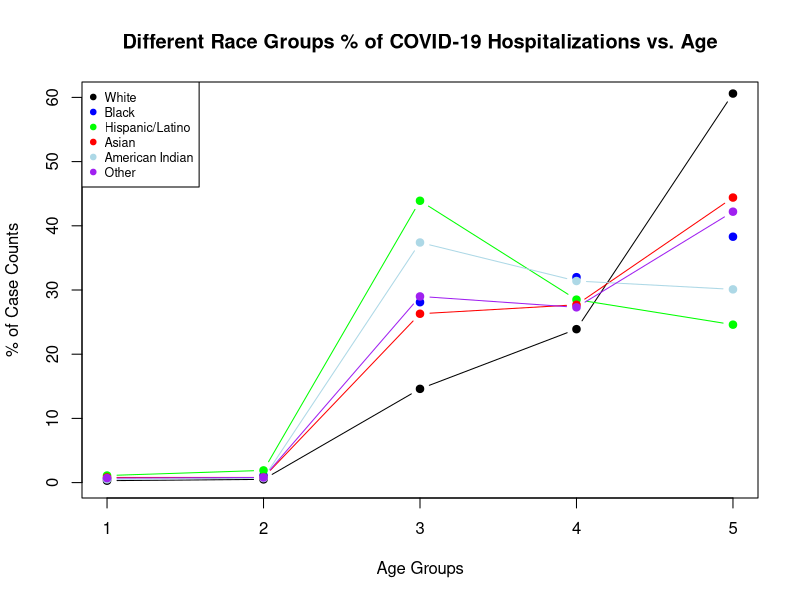
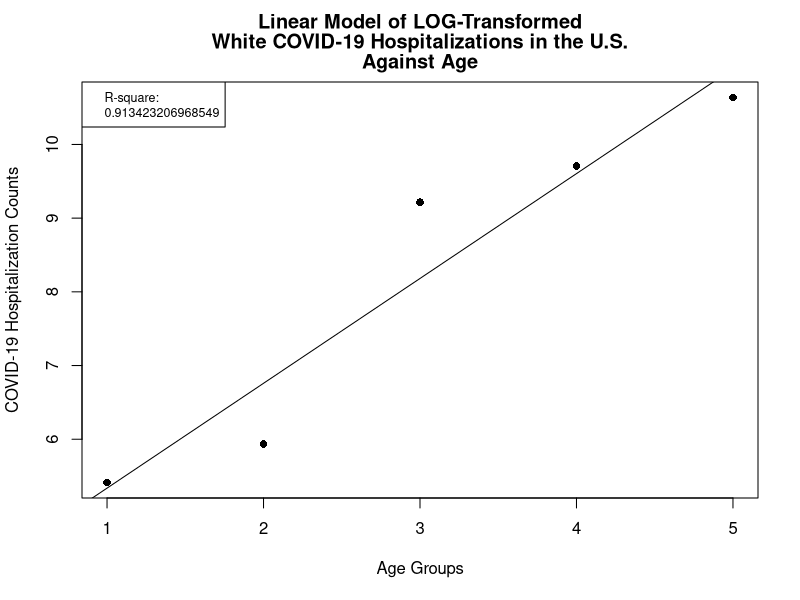
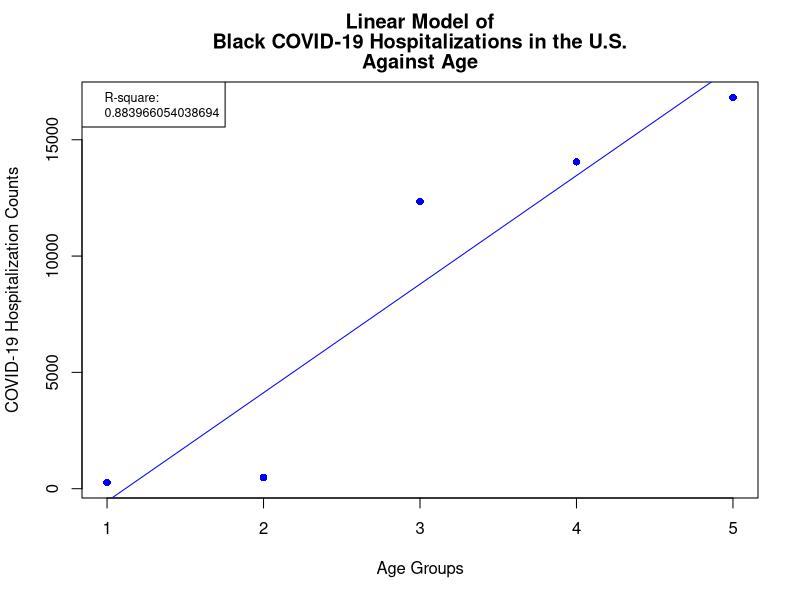
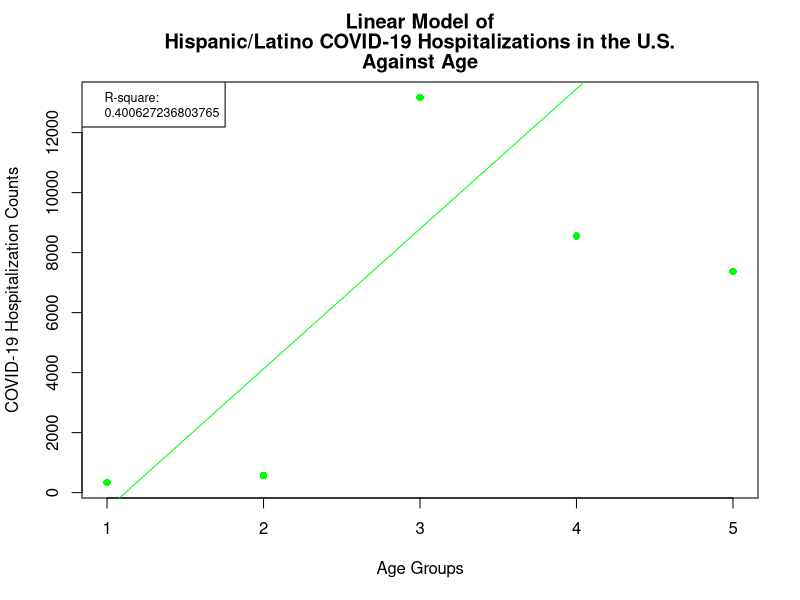
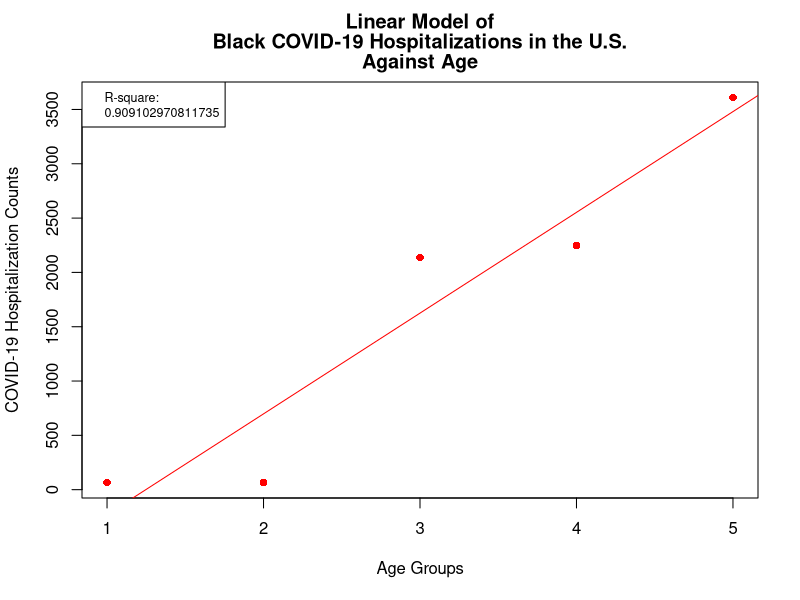
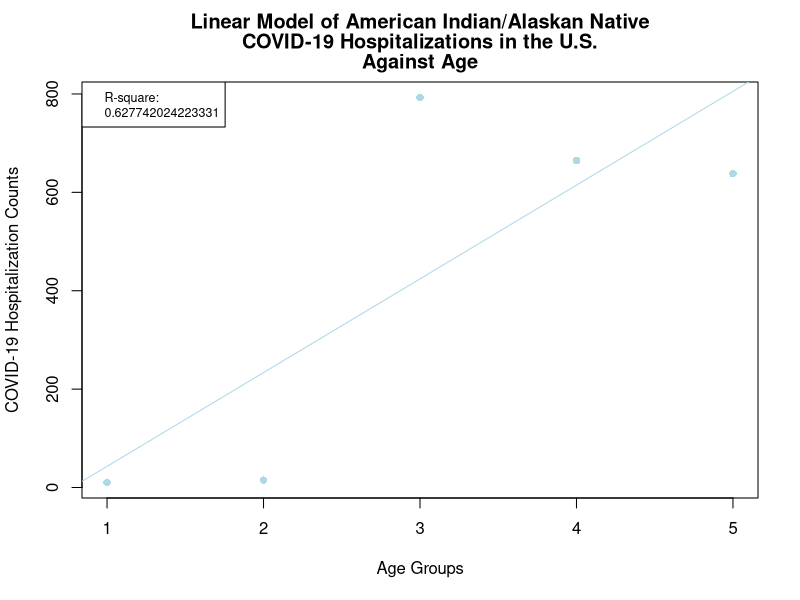
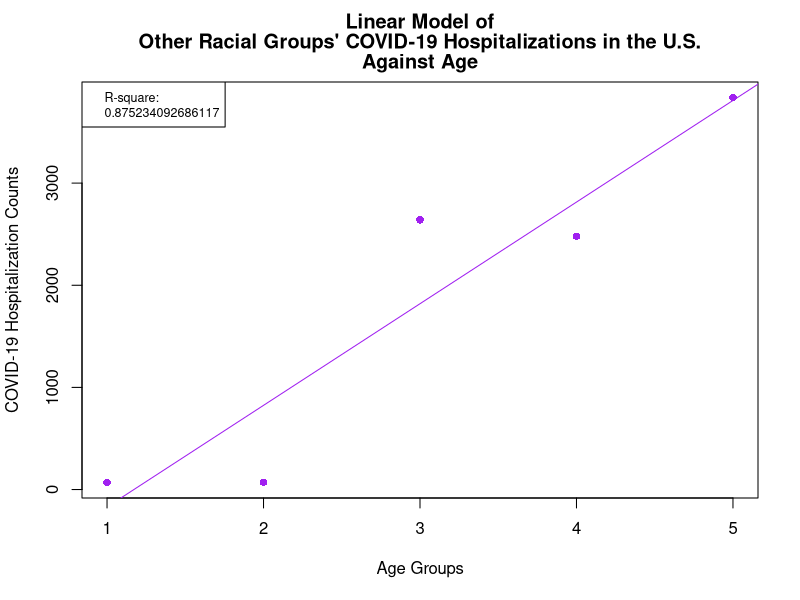

Reproduce these figures in R, in order.
## ---- chunk 1
knitr::opts_chunk$set(echo = TRUE)
## ---- chunk 2
covid_race = read.table("COVID19Phase5Data/Characteristics_race2.csv", sep = ",", header = TRUE)
covid_byage_race = split(covid_race, covid_race$Primary.Strata.Name)
covid_white = covid_byage_race$White
covid_black = covid_byage_race$Black
covid_hisplat = covid_byage_race$`Hispanic/Latino`
covid_aapi = covid_byage_race$`Asian/Pacific Islander`
covid_amIn = covid_byage_race$`American Indian/Alaska Native`
covid_other = covid_byage_race$Other
## ---- chunk 3
plot(covid_white$Age.Group, (covid_white$Percent), type = "b", xlab = "Age Groups", ylab = "% of Case Counts", ylim = c(0,60), pch = 19, main = "Different Race Groups % of COVID-19 Hospitalizations vs. Age")
points(covid_black$Age.Group, (covid_black$Percent), col = "blue", pch = 19)
points(covid_hisplat$Age.Group, (covid_hisplat$Percent), col = "green", type = "b", pch = 19)
points(covid_aapi$Age.Group, (covid_aapi$Percent), col = "red", type = "b", pch = 19)
points(covid_amIn$Age.Group, (covid_amIn$Percent), col = "lightblue", type = "b", pch = 19)
points(covid_other$Age.Group, (covid_other$Percent), col = "purple", type = "b", pch = 19)
legend("topleft", legend = c("White", "Black", "Hispanic/Latino", "Asian", "American Indian", "Other"), col = c("black", "blue", "green", "red", "lightblue", "purple"), cex = 0.75, pch = 19)

## ---- chunk 4
groups_agerace = c(rep("White",5), rep("Black", 5), rep("HispLat", 5), rep("Asian", 5), rep("AmIn", 5), rep("Other", 5))
counts_agerace = covid_race$count.pop
b = bartlett.test(counts_agerace, groups_agerace)
b_pval_agerace = b$p.value
s = shapiro.test(counts_agerace)
s_pval_agerace = s$p.value
## ---- chunk 5
covid_counts = list(covid_white$count.pop, covid_black$count.pop, covid_hisplat$count.pop, covid_aapi$count.pop, covid_amIn$count.pop, covid_other$count.pop)
covid_race_kw = kruskal.test(covid_counts)
covid_race_kw_ts = covid_race_kw$statistic
covid_race_kw_pval = covid_race_kw$p.value
covid_race_critval = qchisq(0.95, 5)
## ---- chunk 6
w_shap = shapiro.test(covid_white$Count)$p.value
b_shap = shapiro.test(covid_black$Count)$p.value
h_shap = shapiro.test(covid_hisplat$Count)$p.value
asn_shap = shapiro.test(covid_aapi$Count)$p.value
ami_shap = shapiro.test(covid_amIn$Count)$p.value
o_shap = shapiro.test(covid_other$Count)$p.value
## ---- chunk 7
lm_crit = qf(0.95,1,4)

covid_white_Lm = lm(log(covid_white$Count)~covid_white$Age.Group, data = covid_white)
w = summary(covid_white_Lm)
w_pval_lm = anova(covid_white_Lm)$"Pr(>F"[1]
w_lm_fstat = w$fstatistic[1]
w_rsq_lm = w$r.squared[1]

covid_black_Lm = lm(covid_black$Count~covid_black$Age.Group, data = covid_black)
b = summary(covid_black_Lm)
b_pval_lm = anova(covid_black_Lm)$"Pr(>F"[1]
b_lm_fstat = b$fstatistic[1]
b_rsq_lm = b$r.squared[1]

covid_hisplat_Lm = lm(covid_hisplat$Count~covid_hisplat$Age.Group, data = covid_hisplat)
h = summary(covid_hisplat_Lm)
h_pval_lm = anova(covid_hisplat_Lm)$"Pr(>F"[1]
h_lm_fstat = h$fstatistic[1]
h_rsq_lm = h$r.squared[1]

covid_aapi_Lm = lm(covid_aapi$Count~covid_aapi$Age.Group, data = covid_aapi)
asn = summary(covid_aapi_Lm)
asn_pval_lm = anova(covid_aapi_Lm)$"Pr(>F"[1]
asn_lm_fstat = asn$fstatistic[1]
asn_rsq_lm = asn$r.squared[1]

covid_amIn_Lm = lm(covid_amIn$Count~covid_amIn$Age.Group, data = covid_amIn)
ami = summary(covid_amIn_Lm)
ami_pval_lm = anova(covid_amIn_Lm)$"Pr(>F"[1]
ami_lm_fstat = ami$fstatistic[1]
ami_rsq_lm = ami$r.squared[1]

covid_other_Lm = lm(covid_other$Count~covid_other$Age.Group, data = covid_other)
o = summary(covid_other_Lm)
o_pval_lm = anova(covid_other_Lm)$"Pr(>F"[1]
o_lm_fstat = o$fstatistic[1]
o_rsq_lm = o$r.squared[1]
## ---- chunk 8
plot(covid_white$Age.Group, log(covid_white$Count), xlab = "Age Groups", ylab = "COVID-19 Hospitalization Counts", main = c("Linear Model of LOG-Transformed", "White COVID-19 Hospitalizations in the U.S.", "Against Age"), pch=16)
abline(coef = coef(covid_white_Lm))
legend("topleft", legend = c("R-square:", w_rsq_lm), cex = 0.75)
## ---- chunk 9
plot(covid_black$Age.Group, covid_black$Count, xlab = "Age Groups", ylab = "COVID-19 Hospitalization Counts", main = c("Linear Model of", "Black COVID-19 Hospitalizations in the U.S.", "Against Age"), pch=16, col = "blue")
abline(coef = coef(covid_black_Lm), col = "blue")
legend("topleft", legend = c("R-square:", b_rsq_lm), cex = 0.75)
## ---- chunk 10
plot(covid_hisplat$Age.Group, covid_hisplat$Count, xlab = "Age Groups", ylab = "COVID-19 Hospitalization Counts", main = c("Linear Model of", "Hispanic/Latino COVID-19 Hospitalizations in the U.S.", "Against Age"), pch=16, col = "green")
abline(coef = coef(covid_black_Lm), col = "green")
legend("topleft", legend = c("R-square:", h_rsq_lm), cex = 0.75)
## ---- chunk 11
plot(covid_aapi$Age.Group, covid_aapi$Count, xlab = "Age Groups", ylab = "COVID-19 Hospitalization Counts", main = c("Linear Model of", "Black COVID-19 Hospitalizations in the U.S.", "Against Age"), pch=16, col = "red")
abline(coef = coef(covid_aapi_Lm), col = "red")
legend("topleft", legend = c("R-square:", asn_rsq_lm), cex = 0.75)
## ---- chunk 12
plot(covid_amIn$Age.Group, covid_amIn$Count, xlab = "Age Groups", ylab = "COVID-19 Hospitalization Counts", main = c("Linear Model of American Indian/Alaskan Native", "COVID-19 Hospitalizations in the U.S.", "Against Age"), pch=16, col = "lightblue")
abline(coef = coef(covid_amIn_Lm), col = "lightblue")
legend("topleft", legend = c("R-square:", ami_rsq_lm), cex = 0.75)
## ---- chunk 13
plot(covid_other$Age.Group, covid_other$Count, xlab = "Age Groups", ylab = "COVID-19 Hospitalization Counts", main = c("Linear Model of", "Other Racial Groups' COVID-19 Hospitalizations in the U.S.", "Against Age"), pch=16, col = "purple")
abline(coef = coef(covid_other_Lm), col = "purple")
legend("topleft", legend = c("R-square:", o_rsq_lm), cex = 0.75)
